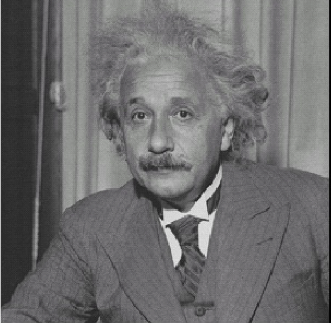
#> input picture Lab6_SmoothingBlurring/einstein.png, 331 x 323 px
$ jupyter execute lab6.ipynb
#> lines starting #> are read from the running program, lines starting #| are printed output that depends on the picture
[cell 1]
import cv2
import numpy as np
import matplotlib.pyplot as plt

# Load the image in grayscale mode
img = cv2.imread('einstein.png', 0)
#> img: shape (323, 331); min 0, max 231, mean 108.5

[cell 2]
# Apply averaging (box filter)
blurred_avg = cv2.blur(img, (5, 5))
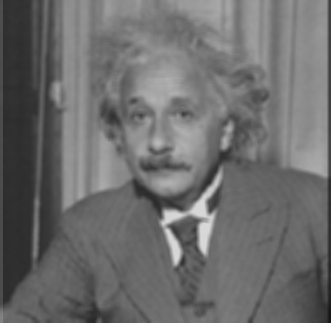
#> blurred_avg: shape (323, 331); min 22, max 217, mean 108.4
# Display the blurred image
plt.imshow(blurred_avg, cmap='gray')
plt.title("Averaging (Box Filter)")
plt.show()

[cell 3]
# Apply Gaussian blur
blurred_gauss = cv2.GaussianBlur(img, (5, 5), 0)
# Display the blurred image
plt.imshow(blurred_gauss, cmap='gray')
plt.title("Gaussian Blurring")
plt.show()

[cell 4]
# Apply median blur
blurred_median = cv2.medianBlur(img, 5)
# Display the blurred image
plt.imshow(blurred_median, cmap='gray')
plt.title("Median Blurring")
plt.show()

[cell 5]
# Apply bilateral filter
blurred_bilateral = cv2.bilateralFilter(img, 9, 75, 75)
# Display the blurred image
plt.imshow(blurred_bilateral, cmap='gray')
plt.title("Bilateral Filtering")
plt.show()

[cell 6]
# Load the image in grayscale mode
img2 = cv2.imread('noise2.png', 0)
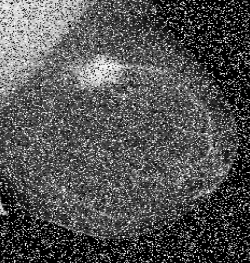
#> input picture Lab6_SmoothingBlurring/noise2.png, 250 x 263 px
#> img2: shape (263, 250); min 0, max 255, mean 82.4

# Apply median blur
blurred_median2 = cv2.medianBlur(img2, 7)
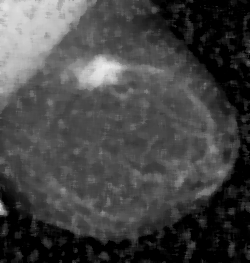
#> blurred_median2: shape (263, 250); min 0, max 235, mean 68.4
# Display the blurred image
plt.imshow(blurred_median2, cmap='gray')
plt.title("Median Blurring")
plt.show()
